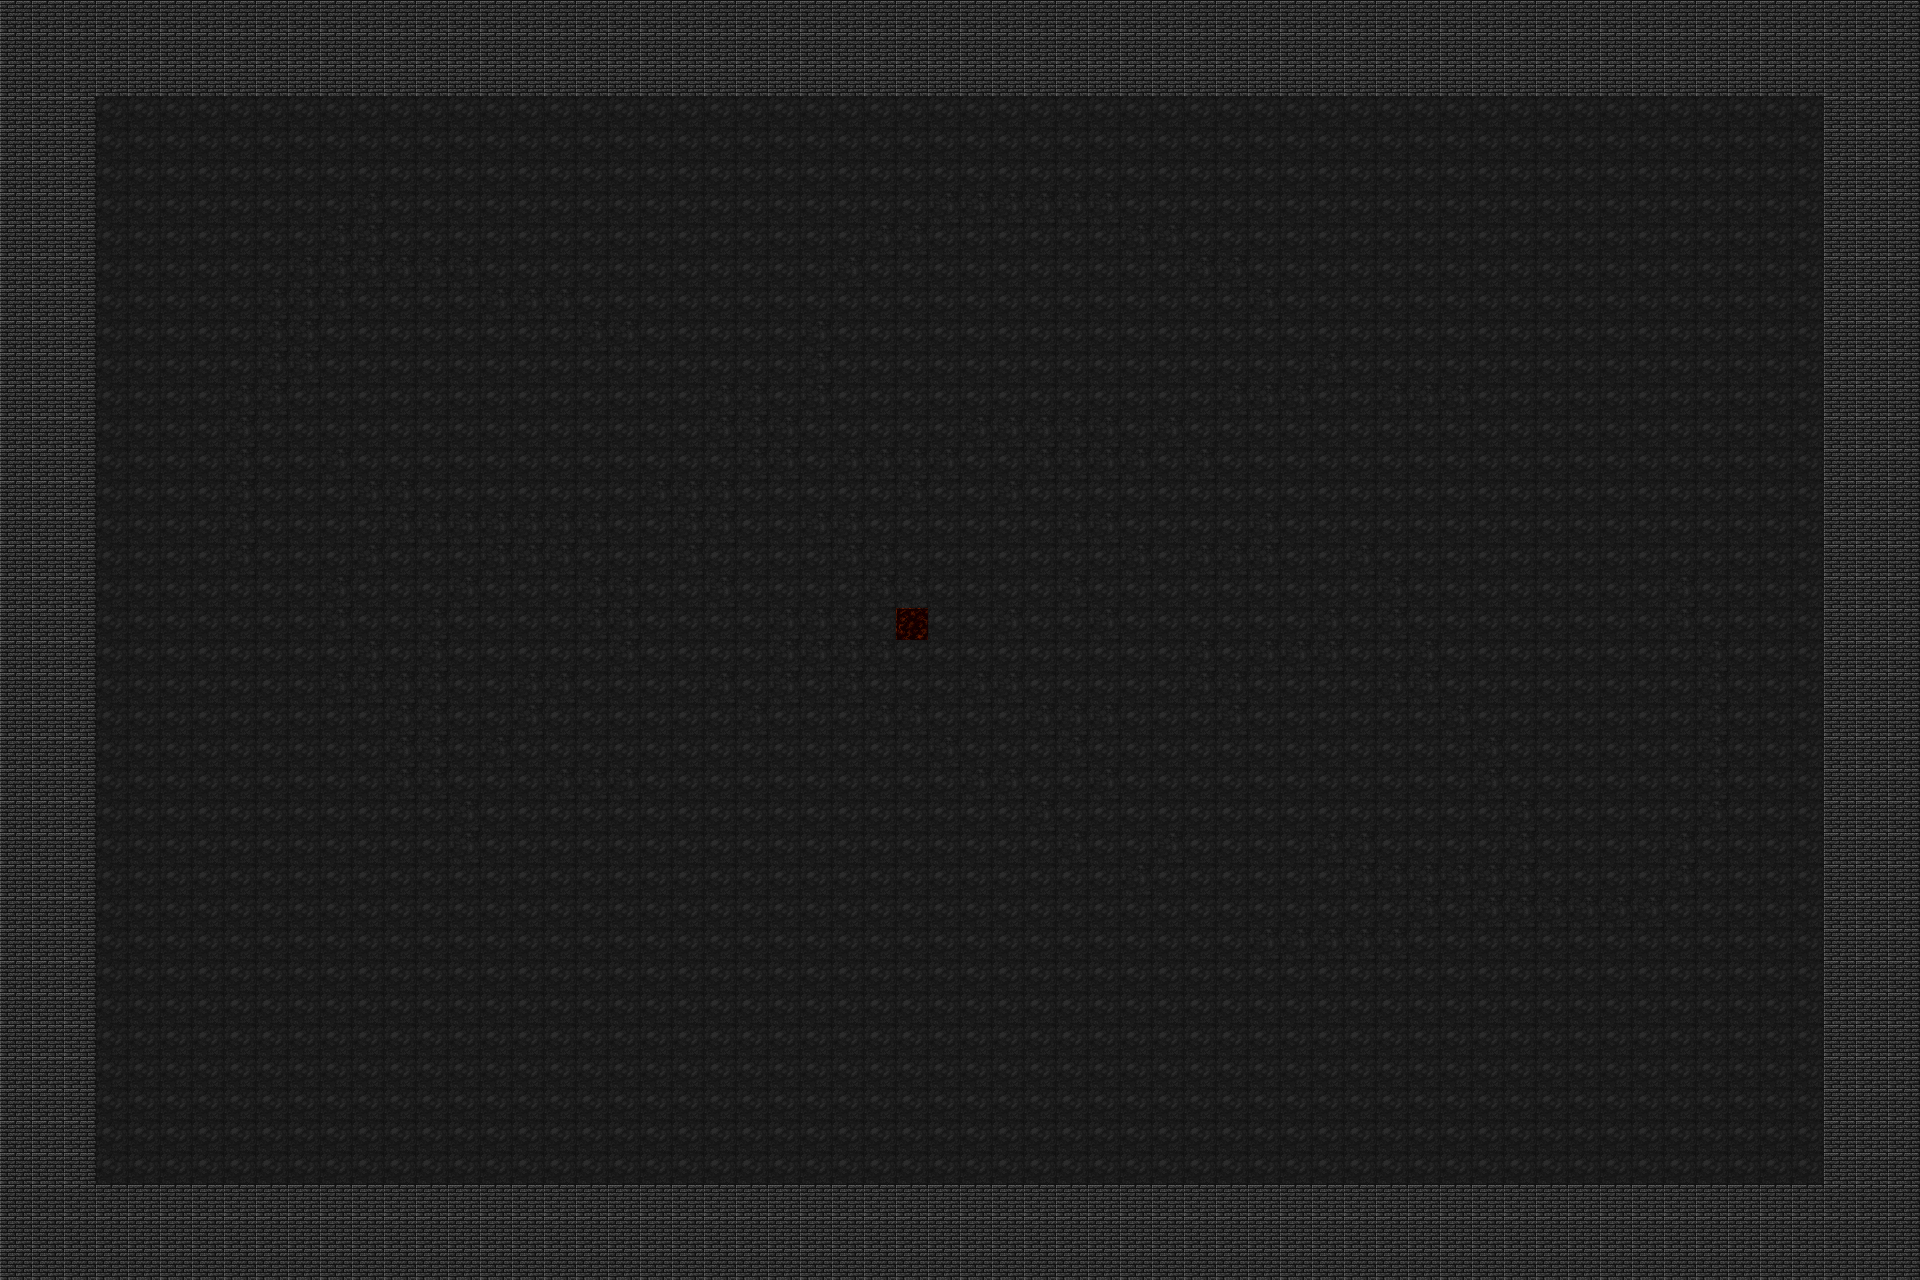

Tiled map render using the project's own tile images. Description and the map definition, with tile-layer contents summarised, below:
An orthogonal 60x40 tile map with 32x32 px tiles, 1 tile layer (Tile Layer 1).

<map version="1.9" tiledversion="1.9.2" orientation="orthogonal" renderorder="right-down" width="60" height="40" tilewidth="32" tileheight="32" infinite="0" nextlayerid="2" nextobjectid="1">
 <properties>
  <property name="scale" type="int" value="15" />
  <property name="spawn_x" type="float" value="28.5" />
  <property name="spawn_y" type="float" value="19.5" />
 </properties>
 <tileset firstgid="1" source="atlas.tsx" />
 <layer id="1" name="Tile Layer 1" width="60" height="40">
  <data>[2400 cells, 2400 non-empty, 4 distinct tile ids]</data>
 </layer>
</map>
